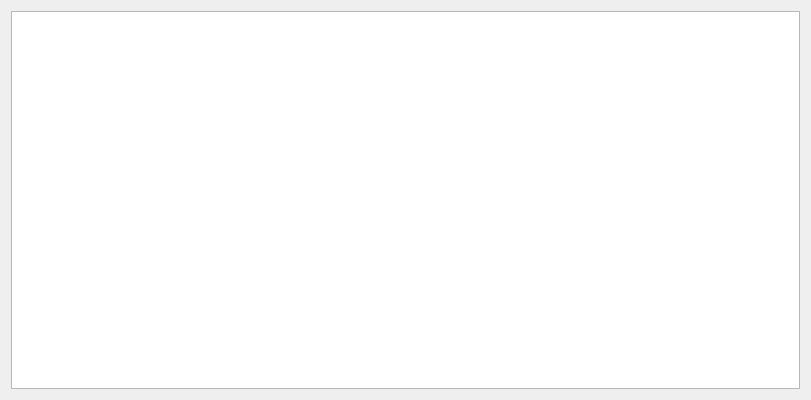
<?xml version="1.0" encoding="UTF-8"?>
<ui version="4.0">
 <class>ExperimentListWidget</class>
 <widget class="QWidget" name="ExperimentListWidget">
  <property name="geometry">
   <rect>
    <x>0</x>
    <y>0</y>
    <width>811</width>
    <height>400</height>
   </rect>
  </property>
  <property name="windowTitle">
   <string>Form</string>
  </property>
  <layout class="QGridLayout" name="gridLayout">
   <item row="0" column="0">
    <layout class="QHBoxLayout" name="horizontalLayout"/>
   </item>
   <item row="1" column="0">
    <widget class="QTableWidget" name="experimentsTableWidget">
     <property name="selectionMode">
      <enum>QAbstractItemView::SingleSelection</enum>
     </property>
     <property name="selectionBehavior">
      <enum>QAbstractItemView::SelectRows</enum>
     </property>
     <property name="sortingEnabled">
      <bool>true</bool>
     </property>
    </widget>
   </item>
  </layout>
 </widget>
 <resources/>
 <connections/>
</ui>
